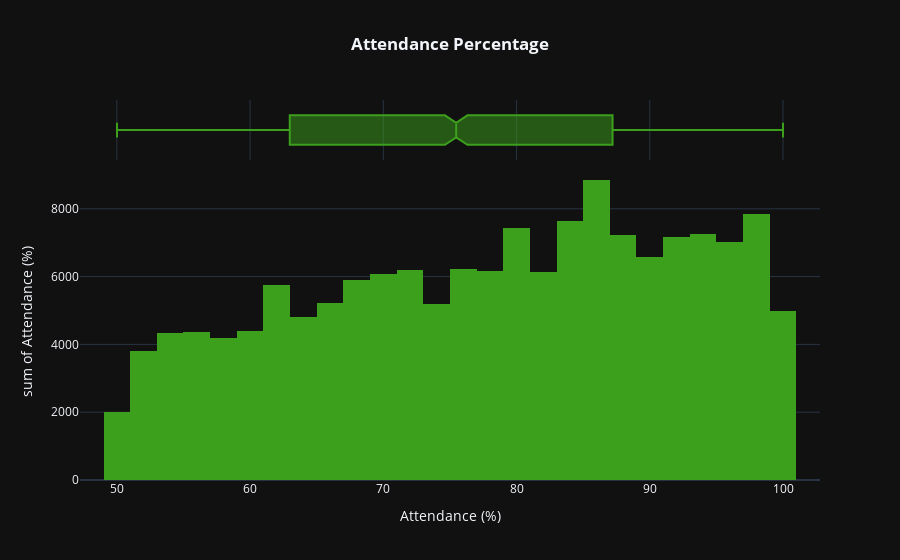

Notebook code for this chart:
### Markdown cell above
Measures of Variation

### Code cell
fig=px.histogram(grades.groupby('Attendance (%)', as_index=False).sum().sort_values(by='Attendance (%)', ascending=True), x='Attendance (%)', y='Attendance (%)', color_discrete_sequence=['#3ca01c'], template='plotly_dark',marginal='box', title='<b>Attendance Percentage')

fig.update_layout(title_x=0.5)

### Figure 1 — Plotly figure (JSON) as saved in the notebook; plotly's stock layout.template omitted (floating-point values rounded to 4 significant figures; data arrays with more than 128 entries replaced by an {"elided": "..."} marker saying what was removed)
{"data": [{"bingroup": "x", "histfunc": "sum", "hovertemplate": "Attendance (%)=%{x}<br>sum of Attendance (%)=%{y}<extra></extra>", "legendgroup": "", "marker": {"color": "#3ca01c", "pattern": {"shape": ""}}, "name": "", "orientation": "v", "showlegend": false, "type": "histogram", "x": {"elided": "2029 float values"}, "xaxis": "x", "y": {"elided": "2029 float values"}, "yaxis": "y"}, {"hovertemplate": "Attendance (%)=%{x}<extra></extra>", "legendgroup": "", "marker": {"color": "#3ca01c"}, "name": "", "notched": true, "showlegend": false, "type": "box", "x": {"elided": "2029 float values"}, "xaxis": "x2", "yaxis": "y2"}], "layout": {"barmode": "relative", "legend": {"tracegroupgap": 0}, "title": {"text": "<b>Attendance Percentage", "x": 0.5}, "xaxis": {"anchor": "y", "domain": [0, 1], "title": {"text": "Attendance (%)"}}, "xaxis2": {"anchor": "y2", "domain": [0, 1], "matches": "x", "showgrid": true, "showticklabels": false}, "yaxis": {"anchor": "x", "domain": [0, 0.8316], "title": {"text": "sum of Attendance (%)"}}, "yaxis2": {"anchor": "x2", "domain": [0.8416, 1], "matches": "y2", "showgrid": false, "showline": false, "showticklabels": false, "ticks": ""}}}
